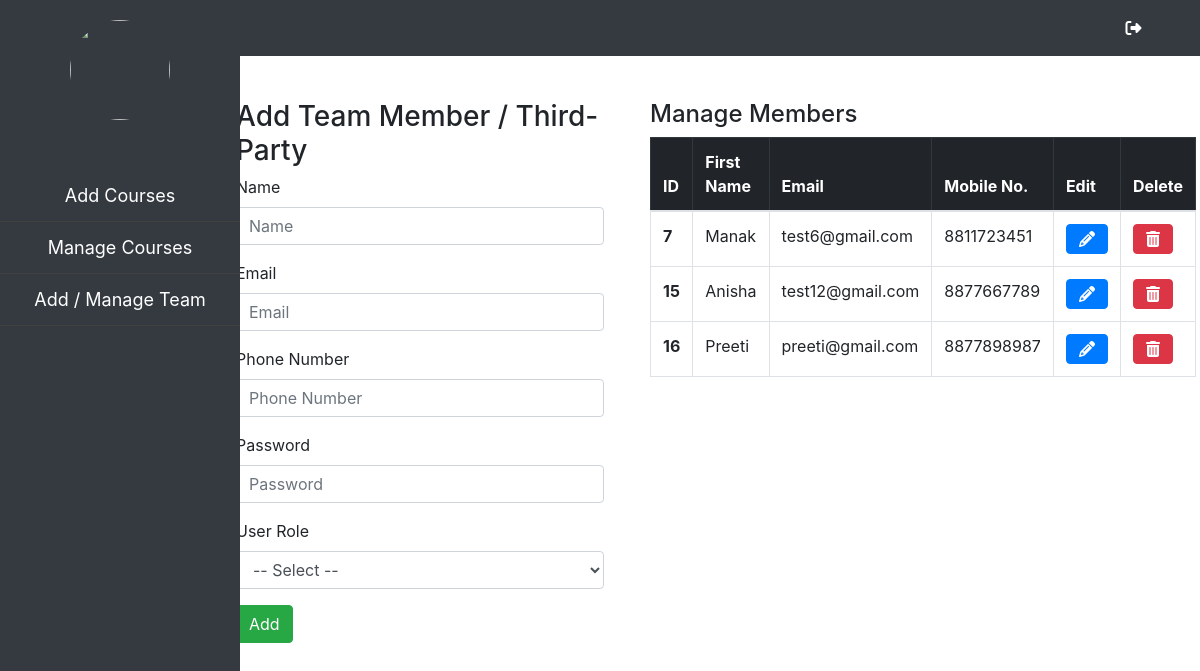
Page /cms/add-teammember.php (signed in) on the committed database.
### tables this page shows
CREATE TABLE `intmembers` (
  `int_id` int(11) NOT NULL,
  `int_name` varchar(255) DEFAULT NULL,
  `int_email` varchar(255) DEFAULT NULL,
  `int_phone` varchar(255) DEFAULT NULL,
  `int_password` varchar(255) DEFAULT NULL,
  `int_role` varchar(255) DEFAULT NULL
);

### backend/cms/cms-includes/functions.php (called while the page is built, shortened)
<?php
function getAllMembers(){
    global $conn_1;
    $record = array();
    $sql = "SELECT * FROM intmembers";
    $result = $conn_1->query($sql);
    while($row = $result -> fetch_row()){
        $record[] = $row;
    }
    return $record;
}

### cms/add-teammember.php (the view, shortened to what this page needs)
<?php require 'sideandnavbar.php'?>
<?php
if(isset($_SESSION['userId'])){
if($_SESSION['userRole'] == 'tmember'){
    $getMember = getAllMembers();
?>
<main>
    <?php if(isset($_GET['memberid']) && $_GET['query']=='edit'){
        $memberid = $_GET['memberid'];
        $updatemdata = intUpdateMember($memberid);
    ?>
    <title>Update Team / TParty Member</title>
        <div class="add-team-main-container">
        <h3>Update Team Member / Third-Party</h3>
    <form method="POST" action="../backend/cms/add-team-tparty-member.php">
        <?php include 'errors.php' ?>
        <div class="form-group">
            <label>Name</label>
            <input class="form-control" type="text" placeholder="Name" name="tm-name" value="<?php echo $updatemdata[1] ?>">
        </div>
        <div class="form-group">
            <label>Email</label>
            <input class="form-control" type="email" placeholder="Email" name="tm-email" value="<?php echo $updatemdata[2] ?>">
        </div>
        <div class="form-group">
            <label>Phone Number</label>
            <input class="form-control" type="number" placeholder="Phone Number" name="tm-ph" value="<?php echo $updatemdata[3] ?>">
        </div>
        <div class="form-group">
            <label>Password</label>
            <input class="form-control" type="password" placeholder="Password" name="tm-password">
        </div>
        <input type="hidden" name="tm-id" value="<?php echo $memberid; ?>">
        <button type="submit" class="btn btn-success" name="updateMember">Update</button>
    </form>
    </div>
    <?php }
    else{
        ?>
        <div class="add-team-main-container">
            <h3>Add Team Member / Third-Party</h3>
            <form method="POST" action="../backend/cms/add-team-tparty-member.php">
                <div class="form-group">
                    <label>Name</label>
                    <input class="form-control" type="text" placeholder="Name" name="tm-name">
                </div>
                <div class="form-group">
                    <label>Email</label>
                    <input class="form-control" type="email" placeholder="Email" name="tm-email">
                </div>
                <div class="form-group">
                    <label>Phone Number</label>
                    <input class="form-control" type="number" placeholder="Phone Number" name="tm-ph">
                </div>
                <div class="form-group">
                    <label>Password</label>
                    <input class="form-control" type="password" placeholder="Password" name="tm-password">
                </div>
                <div class="form-group">
                    <label>User Role</label>
                    <select name="tm-role" class="form-control">
                        <option value="">-- Select --</option>
                    </select>
                </div>
                <button type="submit" class="btn btn-success" name="addMember">Add</button>
            </form>
        </div>
        <?php } ?>
    <div class="manage-team-main-container">
        <h4>Manage Members</h4>
        <table class="table table-bordered">
            <thead class="table-dark">
                <tr>
                    <th>ID</th>
                    <th>First Name</th>
                    <th>Email</th>
                    <th>Mobile No.</th>
                    <th>Edit</th>
                    <th>Delete</th>
                </tr>
            </thead>
            <tbody>
            <?php foreach($getMember as $singleMember){?>
            <tr>
                <th scope="row"><?php echo $singleMember[0]; ?></th>
                <td><?php echo $singleMember[1]; ?></td>
                <td><?php echo $singleMember[2]; ?></td>
                <td><?php echo $singleMember[3]; ?></td>
                <td><a href="add-teammember.php?query=edit&memberid=<?php echo $singleMember[0]; ?>"><i class="btn btn-primary fa fa-pencil" aria-hidden="true"></i></a></td>
                <td><a href="add-teammember.php?query=delete&memberid=<?php echo $singleMember[0]; ?>"><i class="btn btn-danger fa fa-trash"></i></a></td>
            </tr>
            <?php }?>
        </tbody>
        </table>
    </div>
</main>
<?php } else{
    echo 'Unauthorized Access';
}
}
else{
    Header("location: ../login.html");
    exit();
}
require 'cmsfooter.php'?>

### cms/cms-style.css (style rules this page uses)
main { width: 80%; margin: 2% 0px 2% 18%; padding: 20px; }
.add-team-main-container { width: 40%; float: left; }
.manage-team-main-container { width: 50%; float: left; margin-left: 5%; }
input[type="number"] { -moz-appearance: textfield; }

### rows in the picture
intmembers: int_id "7", int_name "Manak", int_email "test6@gmail.com", int_phone "8811723451"
intmembers: int_id "15", int_name "Anisha", int_email "test12@gmail.com", int_phone "8877667789"
intmembers: int_id "16", int_name "Preeti", int_email "preeti@gmail.com", int_phone "8877898987"
